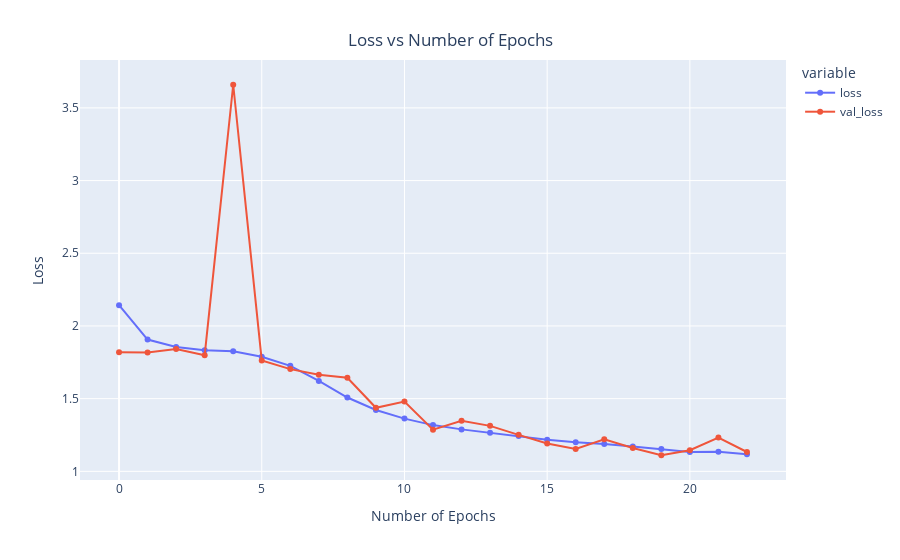

The cell this chart's notebook holds for it:
### Code cell
x = px.line(data_frame= history , 
            y= ["loss" , "val_loss"] , markers = True )
x.update_xaxes(title="Number of Epochs")
x.update_yaxes(title = "Loss")
x.update_layout(showlegend = True,
    title = {
        'text': 'Loss vs Number of Epochs',
        'y':0.94,
        'x':0.5,
        'xanchor': 'center',
        'yanchor': 'top'})
x.show()

### Figure 1 — Plotly figure (JSON) as saved in the notebook; plotly's stock layout.template omitted (floating-point values rounded to 4 significant figures)
{"data": [{"hovertemplate": "variable=loss<br>index=%{x}<br>value=%{y}<extra></extra>", "legendgroup": "loss", "line": {"color": "#636efa", "dash": "solid"}, "marker": {"symbol": "circle"}, "mode": "lines+markers", "name": "loss", "orientation": "v", "showlegend": true, "type": "scatter", "x": [0, 1, 2, 3, 4, 5, 6, 7, 8, 9, 10, 11, 12, 13, 14, 15, 16, 17, 18, 19, 20, 21, 22], "xaxis": "x", "y": [2.143, 1.906, 1.856, 1.833, 1.826, 1.788, 1.726, 1.622, 1.508, 1.422, 1.363, 1.318, 1.289, 1.265, 1.243, 1.217, 1.2, 1.189, 1.171, 1.154, 1.133, 1.135, 1.117], "yaxis": "y"}, {"hovertemplate": "variable=val_loss<br>index=%{x}<br>value=%{y}<extra></extra>", "legendgroup": "val_loss", "line": {"color": "#EF553B", "dash": "solid"}, "marker": {"symbol": "circle"}, "mode": "lines+markers", "name": "val_loss", "orientation": "v", "showlegend": true, "type": "scatter", "x": [0, 1, 2, 3, 4, 5, 6, 7, 8, 9, 10, 11, 12, 13, 14, 15, 16, 17, 18, 19, 20, 21, 22], "xaxis": "x", "y": [1.819, 1.817, 1.842, 1.799, 3.659, 1.763, 1.703, 1.664, 1.643, 1.437, 1.48, 1.287, 1.348, 1.313, 1.251, 1.191, 1.154, 1.221, 1.16, 1.111, 1.145, 1.232, 1.133], "yaxis": "y"}], "layout": {"legend": {"title": {"text": "variable"}, "tracegroupgap": 0}, "margin": {"t": 60}, "showlegend": true, "title": {"text": "Loss vs Number of Epochs", "x": 0.5, "xanchor": "center", "y": 0.94, "yanchor": "top"}, "xaxis": {"anchor": "y", "domain": [0, 1], "title": {"text": "Number of Epochs"}}, "yaxis": {"anchor": "x", "domain": [0, 1], "title": {"text": "Loss"}}}}
